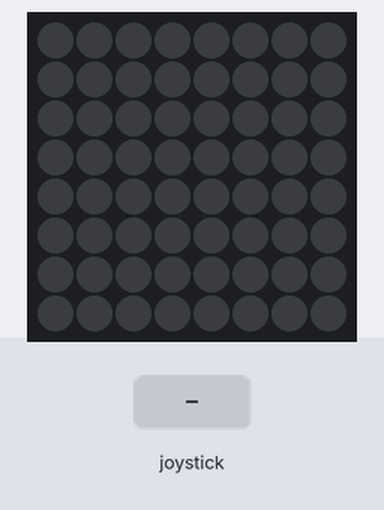
Bench run of a program on a simulated Raspberry Pi (BCM pin numbers) with a Sense HAT. Parts: the Sense HAT's 8×8 RGB LED matrix. Inputs (shaded band) come from the test bench. The pygame window is not drawn; what the program prints to the terminal is not drawn.

Above: at 1.6 s.
1.7 s: joystick pushed up
At 1.77 s:
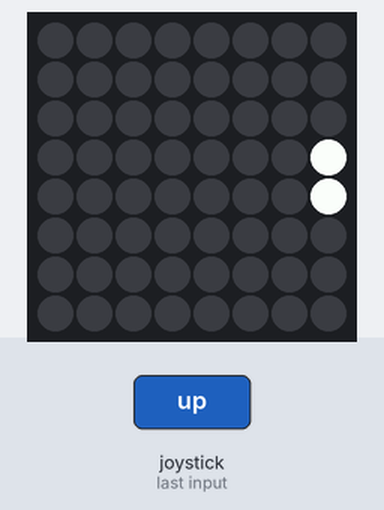
3.3 s: joystick pushed down
At 3.39 s:
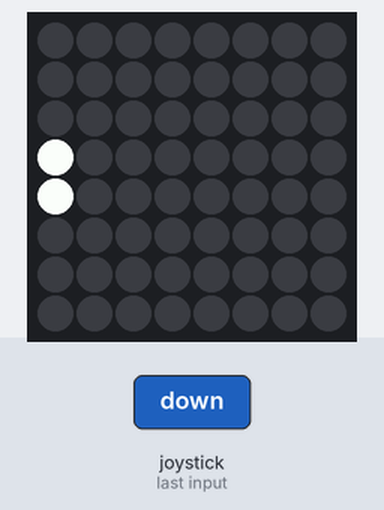
4.9 s: joystick pushed left
At 4.99 s:
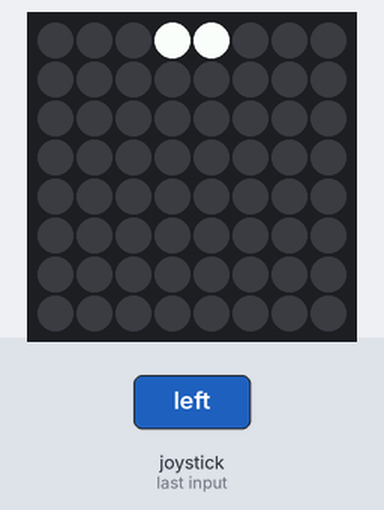
6.5 s: joystick pushed right
At 6.59 s:
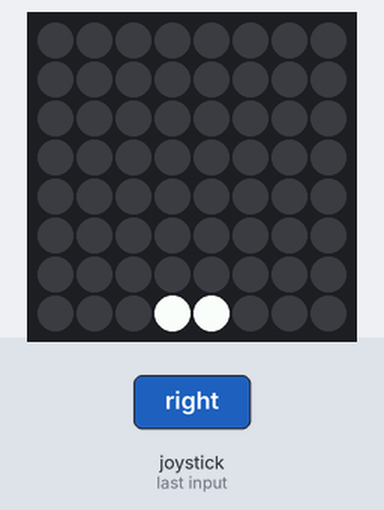
8.1 s: joystick clicked
At 8.19 s:
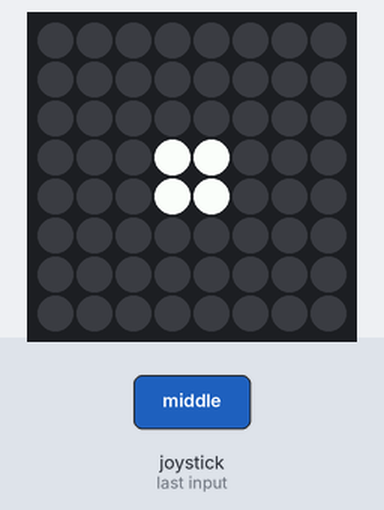
Timing chart, 0 to 10.7 s (numbered marks = the images above; inputs shaded):
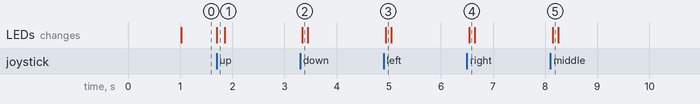

Measured:
- after the input at 1.7 s, the LEDs: change at once (image 1)
- after the input at 3.3 s, the LEDs: change at once (image 2)
- after the input at 4.9 s, the LEDs: change at once (image 3)
- after the input at 6.5 s, the LEDs: change at once (image 4)
- after the input at 8.1 s, the LEDs: change at once (image 5)

The program:

pygame_test.py
```python
#!/usr/bin/python
from sense_hat import SenseHat
import os
import time
import pygame  # See http://www.pygame.org/docs
from pygame.locals import *


print("Press Escape to quit")
time.sleep(1)

pygame.init()
pygame.display.set_mode((640, 480))

sense = SenseHat()
sense.clear()  # Blank the LED matrix
sense.set_rotation(270)  # Flight orientation

# 0, 0 = Top left
# 7, 7 = Bottom right
UP_PIXELS = [[3, 0], [4, 0]]
DOWN_PIXELS = [[3, 7], [4, 7]]
LEFT_PIXELS = [[0, 3], [0, 4]]
RIGHT_PIXELS = [[7, 3], [7, 4]]
CENTRE_PIXELS = [[3, 3], [4, 3], [3, 4], [4, 4]]


def set_pixels(pixels, col):
    for p in pixels:
        sense.set_pixel(p[0], p[1], col[0], col[1], col[2])


# Joystick is turned 90 degrees clockwise for flight orientation
def handle_event(event, colour):
    if event.key == pygame.K_DOWN:
        set_pixels(LEFT_PIXELS, colour)
    elif event.key == pygame.K_UP:
        set_pixels(RIGHT_PIXELS, colour)
    elif event.key == pygame.K_LEFT:
        set_pixels(UP_PIXELS, colour)
    elif event.key == pygame.K_RIGHT:
        set_pixels(DOWN_PIXELS, colour)
    elif event.key == pygame.K_RETURN:
        set_pixels(CENTRE_PIXELS, colour)
    elif event.key == pygame.K_u:
        sense.show_letter("u", colour)
    elif event.key == pygame.K_d:
        sense.show_letter("d", colour)
    elif event.key == pygame.K_l:
        sense.show_letter("l", colour)
    elif event.key == pygame.K_r:
        sense.show_letter("r", colour)
    elif event.key == pygame.K_a:
        sense.show_letter("a", colour)
    elif event.key == pygame.K_b:
        sense.show_letter("b", colour)


running = True

BLACK = [0, 0, 0]
WHITE = [255, 255, 255]

while running:
    for event in pygame.event.get():
        if event.type == pygame.QUIT:
            running = False
        if event.type == KEYDOWN:
            if event.key == K_ESCAPE:
                running = False
            handle_event(event, WHITE)
        if event.type == KEYUP:
            handle_event(event, BLACK)
```
